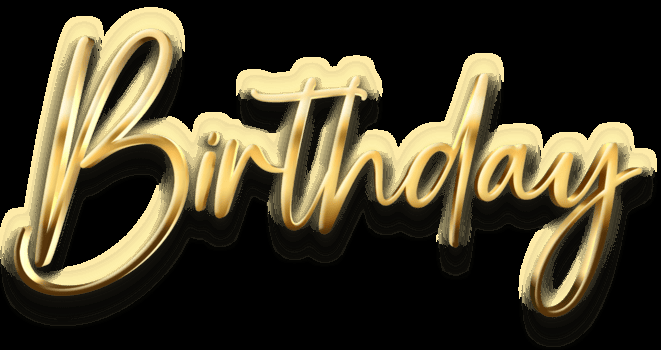
#> input picture Task4/Sample image.png, 661 x 350 px
$ python ocr_recognition.py
#> lines starting #> are read from the running program, lines starting #| are printed output that depends on the picture; after the words box and inside, x2 and y2 are one past the last pixel; in counts of white or black regions, pixels touching at a corner belong together
import cv2
import pytesseract

#Uncomment and change the path accordingly
#pytesseract.pytesseract.tesseract_cmd = r"C:/Users/HP/AppData/Local/Programs/Tesseract-OCR/tesseract.exe"
image_path = "Sample image.png"
img = cv2.imread(image_path)
#> img is the input picture: shape (350, 661, 3); mean B, G, R 42.4, 63.2, 70.7

gray = cv2.cvtColor(img, cv2.COLOR_BGR2GRAY)
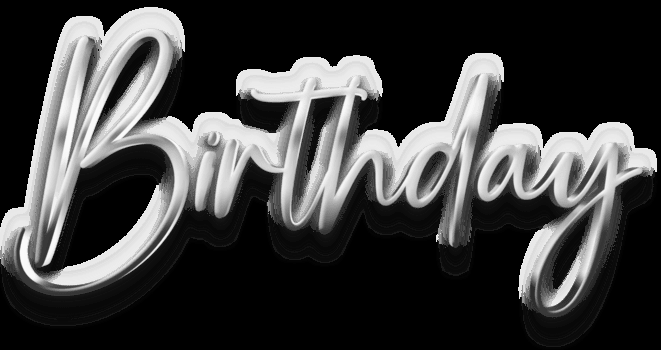
#> gray: shape (350, 661); min 0, max 250, mean 63.1
blurred = cv2.GaussianBlur(gray, (3, 3), 0)
thresh = cv2.threshold(blurred, 0, 255, cv2.THRESH_BINARY + cv2.THRESH_OTSU)[1]
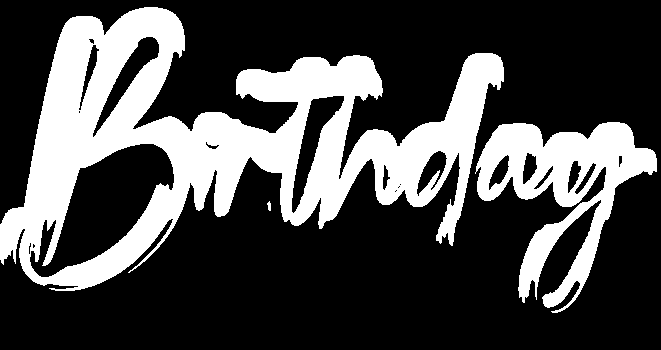
#> thresh: shape (350, 661); 28.4% white; 3 white regions, box (x1, y1, x2, y2) and area: (0, 7, 504, 291) 52552, (475, 122, 657, 313) 13194, (267, 201, 271, 211) 28

# psm 6 works well for a single uniform block of text
custom_config = "--psm 6"
#> (the run stopped early here; a loop or call above may not have finished)
